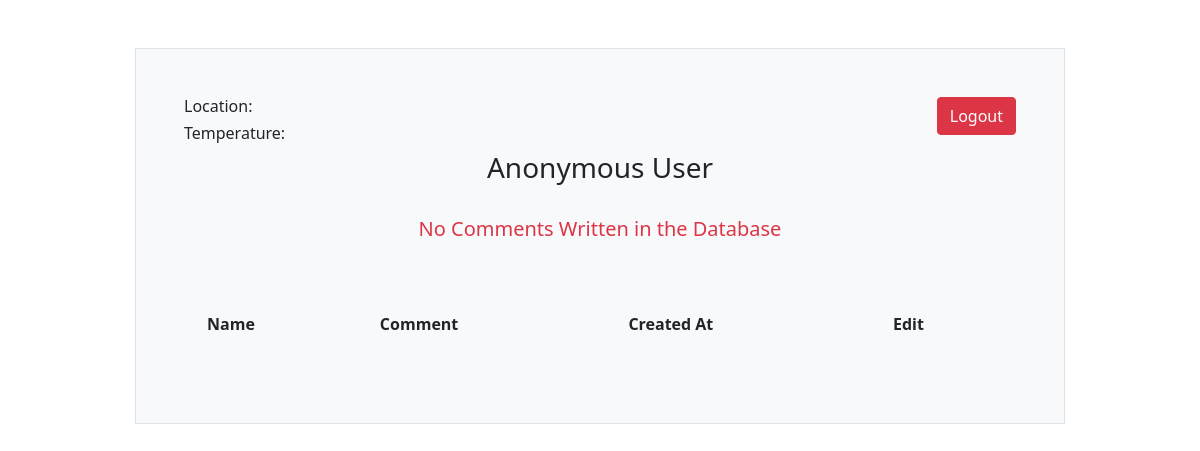
Page /comments.php on the earlier database version.
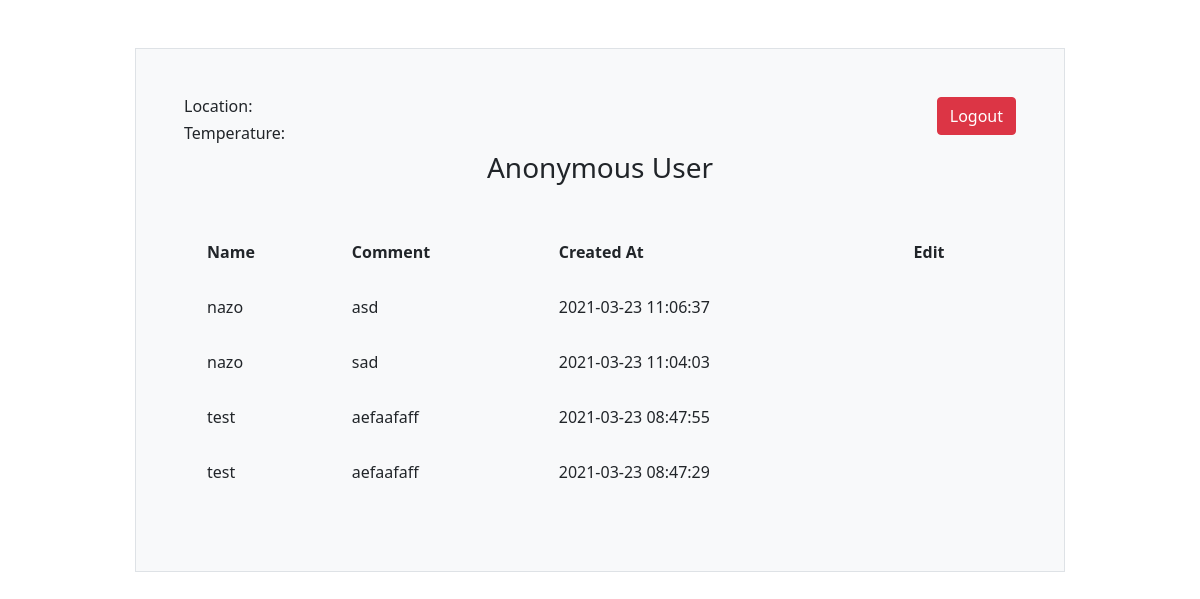
Same page on the later database version.
### tables this page shows
CREATE TABLE IF NOT EXISTS `comments` (
  `id` int(11) NOT NULL AUTO_INCREMENT,
  `user_id` int(11) NOT NULL,
  `comment` text NOT NULL,
  `created_at` timestamp NOT NULL DEFAULT CURRENT_TIMESTAMP,
  `updated_at` varchar(50) DEFAULT NULL,
  PRIMARY KEY (`id`)
);

CREATE TABLE IF NOT EXISTS `user_reg` (
  `id` int(11) NOT NULL AUTO_INCREMENT,
  `name` varchar(30) NOT NULL,
  `email` varchar(100) NOT NULL,
  `password` varchar(32) NOT NULL,
  PRIMARY KEY (`id`)
);

### comments.php (the view, shortened to what this page needs)
<?php
    include 'functions.php';
    $weatherData = getWeather();
    $sqlSelect = "SELECT c.user_id, u.name, c.comment, c.id, c.created_at
                    FROM comments c INNER JOIN user_reg u ON (u.id = c.user_id)
                    ORDER BY c.created_at DESC";
    $runQuery = $conn->query($sqlSelect);
?>
<!DOCTYPE html>
<html lang="en">
<head>
    <link href="https://cdn.jsdelivr.net/npm/bootstrap@5.0.0-beta2/dist/css/bootstrap.min.css" rel="stylesheet">
</head>
<body>
    <div class = "container">
        <div class = "col-md-10 offset-md-1 border p-5 bg-light mt-5">
        <a href="logout.php" class="btn btn-danger float-end">Logout</a>
        <h6>Location: <?=$weatherData['city_name']?></h6>
        <h6>Temperature: <?=$weatherData['temperature']?></h6>
            <h3 class = "d-flex align-items-center justify-content-center" style = "clear: both;">
                <?php if(isset($_SESSION['username'])): ?>
                    Welcome <?=$_SESSION['username'] ?>
                <?php else: ?>
                    Anonymous User
                <?php endif; ?>
            </h3>
            <table class = "table table-borderless" style = "border-collapse: separate; border-spacing: 15px;">
                    <tr class = "pb-5">
                        <th scope="col">Name</th>
                        <th scope="col">Comment</th>
                        <th scope="col">Created At</th>
                        <th scope="col">Edit</th>
                    </tr>
                <?php if ($runQuery->num_rows > 0): ?>
                    <?php while($row = $runQuery->fetch_assoc()): ?>
                        <tr><td><?=$row['name']?></td>
                        <td><?=$row['comment']?></td>
                        <td><?=$row['created_at']?></td>
                    <?php endwhile; ?>
                <?php else: ?>
                    <h5 class = 'd-flex align-items-center justify-content-center mb-5 text-danger'>No Comments Written in the Database</h3>
                <?php endif;
                ?>
            </table>
        </div>
    </div>
</body>
</html>

Differences in the rows shown:
added comments: user.name "nazo", comment "asd", created_at "2021-03-23 11:06:37"
added comments: user.name "nazo", comment "sad", created_at "2021-03-23 11:04:03"
added comments: user.name "test", comment "aefaafaff", created_at "2021-03-23 08:47:55"
added comments: user.name "test", comment "aefaafaff", created_at "2021-03-23 08:47:29"
Other differences:
text no longer shown: "No Comments Written in the Database"
